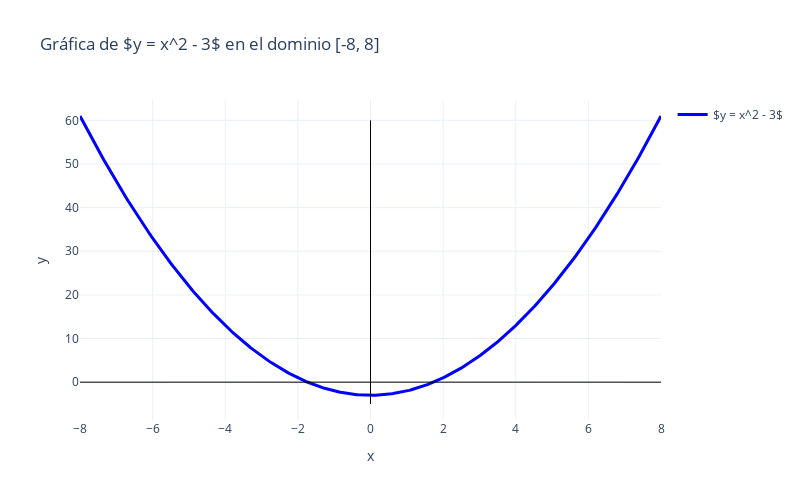

Notebook source saved alongside this figure:
### Markdown cell above
# Ejemplo 2: Trazar la gráfica de la ecuación    

Trace la gráfica de la ecuación: $y = x^{2} - 3$

### Code cell
import numpy as np
import plotly.graph_objects as go

# Dominio
x = np.linspace(-8, 8, 400)
y = x**2 - 3

# Crear figura con Plotly
fig = go.Figure()

# Agregar la curva de la función
fig.add_trace(go.Scatter(
    x=x,
    y=y,
    mode='lines',
    name=r'$y = x^2 - 3$',
    line=dict(color='blue', width=3)
))

# Agregar ejes coordenados
fig.add_trace(go.Scatter(
    x=[-8, 8],
    y=[0, 0],
    mode='lines',
    line=dict(color='black', width=1),
    showlegend=False
))
fig.add_trace(go.Scatter(
    x=[0, 0],
    y=[-5, 60],
    mode='lines',
    line=dict(color='black', width=1),
    showlegend=False
))

# Configurar el diseño del gráfico
fig.update_layout(
    title=r'Gráfica de $y = x^2 - 3$ en el dominio [-8, 8]',
    xaxis_title='x',
    yaxis_title='y',
    xaxis=dict(zeroline=False),
    yaxis=dict(zeroline=False),
    width=800,
    height=500,
    template='plotly_white'
)

# Mostrar la gráfica y guardarla 
fig.write_image(r"C:\Users\marco\Downloads\grafica_funcion_y_x2_menos3.png")

fig.show()

### Figure 1 — Plotly figure (JSON) as saved in the notebook; plotly's stock layout.template omitted (floating-point values rounded to 4 significant figures; data arrays with more than 128 entries replaced by an {"elided": "..."} marker saying what was removed)
{"data": [{"line": {"color": "blue", "width": 3}, "mode": "lines", "name": "$y = x^2 - 3$", "type": "scatter", "x": {"elided": "400 float values"}, "y": {"elided": "400 float values"}}, {"line": {"color": "black", "width": 1}, "mode": "lines", "showlegend": false, "type": "scatter", "x": [-8, 8], "y": [0, 0]}, {"line": {"color": "black", "width": 1}, "mode": "lines", "showlegend": false, "type": "scatter", "x": [0, 0], "y": [-5, 60]}], "layout": {"height": 500, "title": {"text": "Gráfica de $y = x^2 - 3$ en el dominio [-8, 8]"}, "width": 800, "xaxis": {"title": {"text": "x"}, "zeroline": false}, "yaxis": {"title": {"text": "y"}, "zeroline": false}}}
